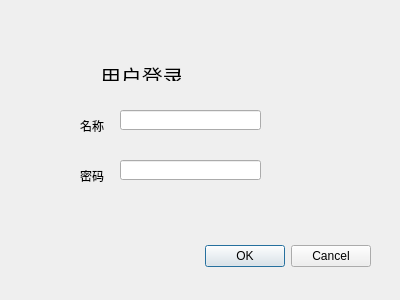
<?xml version="1.0" encoding="UTF-8"?>
<ui version="4.0">
 <class>user</class>
 <widget class="QDialog" name="user">
  <property name="geometry">
   <rect>
    <x>0</x>
    <y>0</y>
    <width>400</width>
    <height>300</height>
   </rect>
  </property>
  <property name="windowTitle">
   <string>Dialog</string>
  </property>
  <widget class="QDialogButtonBox" name="buttonBox">
   <property name="geometry">
    <rect>
     <x>30</x>
     <y>240</y>
     <width>341</width>
     <height>32</height>
    </rect>
   </property>
   <property name="orientation">
    <enum>Qt::Orientation::Horizontal</enum>
   </property>
   <property name="standardButtons">
    <set>QDialogButtonBox::StandardButton::Cancel|QDialogButtonBox::StandardButton::Ok</set>
   </property>
  </widget>
  <widget class="QLineEdit" name="lineEdit">
   <property name="geometry">
    <rect>
     <x>120</x>
     <y>110</y>
     <width>141</width>
     <height>20</height>
    </rect>
   </property>
  </widget>
  <widget class="QLineEdit" name="lineEdit_2">
   <property name="geometry">
    <rect>
     <x>120</x>
     <y>160</y>
     <width>141</width>
     <height>20</height>
    </rect>
   </property>
  </widget>
  <widget class="QLabel" name="label">
   <property name="geometry">
    <rect>
     <x>80</x>
     <y>120</y>
     <width>40</width>
     <height>12</height>
    </rect>
   </property>
   <property name="text">
    <string>名称</string>
   </property>
  </widget>
  <widget class="QLabel" name="label_2">
   <property name="geometry">
    <rect>
     <x>80</x>
     <y>170</y>
     <width>40</width>
     <height>12</height>
    </rect>
   </property>
   <property name="text">
    <string>密码</string>
   </property>
  </widget>
  <widget class="QLabel" name="label_3">
   <property name="geometry">
    <rect>
     <x>100</x>
     <y>60</y>
     <width>81</width>
     <height>21</height>
    </rect>
   </property>
   <property name="text">
    <string>&lt;html&gt;&lt;head/&gt;&lt;body&gt;&lt;p&gt;&lt;span style=&quot; font-size:16pt;&quot;&gt;用户登录&lt;/span&gt;&lt;/p&gt;&lt;/body&gt;&lt;/html&gt;</string>
   </property>
  </widget>
 </widget>
 <resources/>
 <connections>
  <connection>
   <sender>buttonBox</sender>
   <signal>accepted()</signal>
   <receiver>user</receiver>
   <slot>accept()</slot>
   <hints>
    <hint type="sourcelabel">
     <x>248</x>
     <y>254</y>
    </hint>
    <hint type="destinationlabel">
     <x>157</x>
     <y>274</y>
    </hint>
   </hints>
  </connection>
  <connection>
   <sender>buttonBox</sender>
   <signal>rejected()</signal>
   <receiver>user</receiver>
   <slot>reject()</slot>
   <hints>
    <hint type="sourcelabel">
     <x>316</x>
     <y>260</y>
    </hint>
    <hint type="destinationlabel">
     <x>286</x>
     <y>274</y>
    </hint>
   </hints>
  </connection>
 </connections>
</ui>
